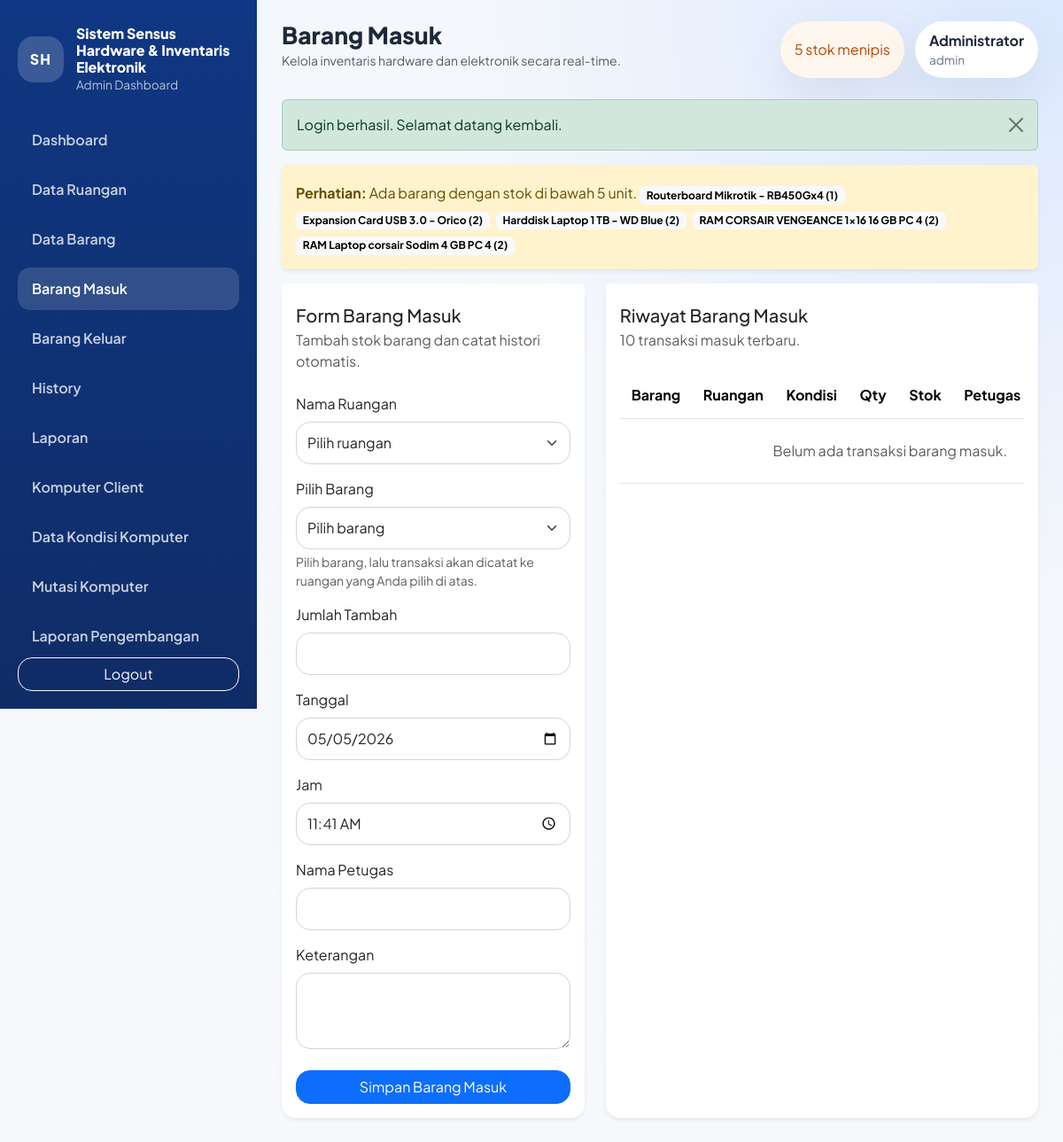
The page /modules/transaksi/masuk.php (signed in) on the database its author committed.
### tables this page shows
CREATE TABLE barang (
    id INT AUTO_INCREMENT PRIMARY KEY,
    kode_barang VARCHAR(50) NOT NULL UNIQUE,
    nama_barang VARCHAR(150) NOT NULL,
    ruangan_id INT NULL,
    tahun_inventaris YEAR NOT NULL,
    qty INT NOT NULL DEFAULT 0,
    label_barang VARCHAR(100) NOT NULL DEFAULT 'Lainnya',
    kondisi ENUM('Baik', 'Rusak', 'Perbaikan') NOT NULL DEFAULT 'Baik',
    keterangan TEXT NULL,
    created_at TIMESTAMP DEFAULT CURRENT_TIMESTAMP,
    CONSTRAINT fk_barang_ruangan FOREIGN KEY (ruangan_id) REFERENCES ruangan(id) ON UPDATE CASCADE
);

### includes/helpers.php (called while the page is built, shortened)
<?php
function url(string $path = ''): string
{
    $path = ltrim($path, '/');
    return BASE_URL . ($path !== '' ? '/' . $path : '');
}
function e(?string $value): string
{
    return htmlspecialchars((string) $value, ENT_QUOTES, 'UTF-8');
}
function get_flash(): ?array
{
    $flash = $_SESSION['flash'];
    return $flash;
}
function current_path(): string
{
    return str_replace('\\', '/', $_SERVER['PHP_SELF'] ?? '');
}
function is_active_menu(string $needle): bool
{
    return str_contains(current_path(), $needle);
}
function fetch_all(PDO $pdo, string $sql, array $params = []): array
{
    $statement = $pdo->prepare($sql);
    $statement->execute($params);
    return $statement->fetchAll();
}
function get_low_stock_items(PDO $pdo, int $limit = 5): array
{
    return fetch_all(
        $pdo,
        'SELECT b.nama_barang, b.qty
         FROM barang b
         WHERE b.qty < 5
         ORDER BY b.qty ASC, b.nama_barang ASC
         LIMIT ' . (int) $limit
    );
}

### includes/auth.php (called while the page is built, shortened)
<?php
function current_user_role(): string
{
    return $_SESSION['user']['role'] ?? 'admin';
}
function is_admin_user(): bool
{
    return current_user_role() === 'admin';
}
function current_user(): ?array
{
    return $_SESSION['user'] ?? null;
}

### modules/transaksi/masuk.php (the view, shortened to what this page needs)
<?php
require_once dirname(__DIR__, 2) . '/config/app.php';
$pageTitle = 'Barang Masuk';
$recentEntries = fetch_all(
    $pdo,
    'SELECT h.*, b.nama_barang, b.kondisi, b.keterangan AS keterangan_barang, COALESCE(h.ruangan_nama, r.nama_ruangan) AS nama_ruangan_transaksi
     FROM histori_barang h
     INNER JOIN barang b ON b.id = h.barang_id
     LEFT JOIN ruangan r ON r.id = h.ruangan_id
     WHERE h.tipe_transaksi = "masuk"
     ORDER BY h.tanggal DESC, h.jam DESC, h.id DESC
     LIMIT 10'
);
require_once BASE_PATH . '/includes/layout_top.php';
?>
<div class="row g-4">
    <div class="col-lg-5">
        <div class="card border-0 shadow-sm">
            <div class="card-header bg-white border-0 pt-4">
                <h5 class="mb-1">Form Barang Masuk</h5>
                <p class="text-muted mb-0">Tambah stok barang dan catat histori otomatis.</p>
            </div>
            <div class="card-body">
                <form method="post" class="room-filter-form">
                    <div class="mb-3">
                        <label class="form-label">Nama Ruangan</label>
                        <select name="ruangan_id" class="form-select" data-room-filter required>
                            <option value="">Pilih ruangan</option>
                        </select>
                    </div>
                    <div class="mb-3">
                        <label class="form-label">Pilih Barang</label>
                        <select name="barang_id" class="form-select" data-item-select required>
                            <option value="">Pilih barang</option>
                        </select>
                        <div class="form-text">Pilih barang, lalu transaksi akan dicatat ke ruangan yang Anda pilih di atas.</div>
                    </div>
                    <div class="mb-3">
                        <label class="form-label">Jumlah Tambah</label>
                        <input type="number" name="qty" class="form-control" min="1" required>
                    </div>
                    <div class="mb-3">
                        <label class="form-label">Tanggal</label>
                        <input type="date" name="tanggal" class="form-control" value="<?= e($_POST['tanggal'] ?? date('Y-m-d')); ?>" required>
                    </div>
                    <div class="mb-3">
                        <label class="form-label">Jam</label>
                        <input type="time" name="jam" class="form-control" value="<?= e($_POST['jam'] ?? date('H:i')); ?>" required>
                    </div>
                    <div class="mb-3">
                        <label class="form-label">Nama Petugas</label>
                        <input type="text" name="nama_pengguna" class="form-control" required>
                    </div>
                    <div class="mb-0">
                        <label class="form-label">Keterangan</label>
                        <textarea name="keterangan" class="form-control" rows="3"></textarea>
                    </div>
                    <button type="submit" class="btn btn-primary w-100 mt-4">Simpan Barang Masuk</button>
                </form>
            </div>
        </div>
    </div>
    <div class="col-lg-7">
        <div class="card border-0 shadow-sm h-100">
            <div class="card-header bg-white border-0 pt-4">
                <h5 class="mb-1">Riwayat Barang Masuk</h5>
                <p class="text-muted mb-0">10 transaksi masuk terbaru.</p>
            </div>
            <div class="card-body">
                <div class="table-responsive">
                    <table class="table align-middle">
                        <thead>
                            <tr>
                                <th>Barang</th>
                                <th>Ruangan</th>
                                <th>Kondisi</th>
                                <th>Qty</th>
                                <th>Stok</th>
                                <th>Petugas</th>
                            </tr>
                        </thead>
                        <tbody>
                            <?php if (!$recentEntries): ?>
                                <tr>
                                    <td colspan="8" class="text-center text-muted py-4">Belum ada transaksi barang masuk.</td>
                                </tr>
                            <?php endif; ?>
                        </tbody>
                    </table>
                </div>
            </div>
        </div>
    </div>
</div>
<?php require_once BASE_PATH . '/includes/layout_bottom.php'; ?>

### includes/layout_top.php (shortened to what this page needs)
<?php
$pageTitle = $pageTitle ?? APP_NAME;
$lowStockItems = get_low_stock_items($pdo);
$currentUser = current_user();
$flash = get_flash();
$isAdminUser = is_admin_user();
$showLowStockAlert = !is_active_menu('/modules/pengembangan/');
?><!doctype html>
<html lang="id">
<head>
    <link href="https://cdn.jsdelivr.net/npm/bootstrap@5.3.3/dist/css/bootstrap.min.css" rel="stylesheet">
    <link href="https://cdn.datatables.net/1.13.8/css/dataTables.bootstrap5.min.css" rel="stylesheet">
    <link href="https://cdn.datatables.net/responsive/2.5.0/css/responsive.bootstrap5.min.css" rel="stylesheet">
    <link href="<?= e(url('assets/css/style.css')); ?>" rel="stylesheet">
</head>
<body>
    <div class="app-shell">
        <aside class="sidebar d-none d-xl-flex flex-column">
            <div class="sidebar-brand">
                <div class="brand-mark">SH</div>
                <div>
                    <h1><?= e(APP_NAME); ?></h1>
                    <p>Admin Dashboard</p>
                </div>
            </div>
            <nav class="nav flex-column sidebar-nav">
                <?php if ($isAdminUser): ?>
                    <a class="nav-link <?= is_active_menu('/modules/dashboard/') ? 'active' : ''; ?>" href="<?= e(url('modules/dashboard/index.php')); ?>">Dashboard</a>
                    <a class="nav-link <?= is_active_menu('/modules/ruangan/') ? 'active' : ''; ?>" href="<?= e(url('modules/ruangan/index.php')); ?>">Data Ruangan</a>
                    <a class="nav-link <?= is_active_menu('/modules/barang/') ? 'active' : ''; ?>" href="<?= e(url('modules/barang/index.php')); ?>">Data Barang</a>
                    <a class="nav-link <?= is_active_menu('/modules/transaksi/masuk.php') ? 'active' : ''; ?>" href="<?= e(url('modules/transaksi/masuk.php')); ?>">Barang Masuk</a>
                    <a class="nav-link <?= is_active_menu('/modules/transaksi/keluar.php') ? 'active' : ''; ?>" href="<?= e(url('modules/transaksi/keluar.php')); ?>">Barang Keluar</a>
                    <a class="nav-link <?= is_active_menu('/modules/transaksi/history.php') ? 'active' : ''; ?>" href="<?= e(url('modules/transaksi/history.php')); ?>">History</a>
                    <a class="nav-link <?= is_active_menu('/modules/laporan/') ? 'active' : ''; ?>" href="<?= e(url('modules/laporan/index.php')); ?>">Laporan</a>
                    <a class="nav-link <?= is_active_menu('/modules/komputer/') ? 'active' : ''; ?>" href="<?= e(url('modules/komputer/index.php')); ?>">Komputer Client</a>
                    <a class="nav-link <?= is_active_menu('/modules/kondisi_komputer/') ? 'active' : ''; ?>" href="<?= e(url('modules/kondisi_komputer/index.php')); ?>">Data Kondisi Komputer</a>
                    <a class="nav-link <?= is_active_menu('/modules/mutasi_komputer/') ? 'active' : ''; ?>" href="<?= e(url('modules/mutasi_komputer/index.php')); ?>">Mutasi Komputer</a>
                <?php endif; ?>
                <a class="nav-link <?= is_active_menu('/modules/pengembangan/') ? 'active' : ''; ?>" href="<?= e(url('modules/pengembangan/index.php')); ?>">Laporan Pengembangan</a>
            </nav>
            <a href="<?= e(url('logout.php')); ?>" class="btn btn-outline-light mt-auto">Logout</a>
        </aside>
        <div class="content-wrapper">
            <header class="topbar">
                <div class="d-flex align-items-center gap-3">
                    <div>
                        <h2 class="mb-0"><?= e($pageTitle); ?></h2>
                        <small class="text-muted">Kelola inventaris hardware dan elektronik secara real-time.</small>
                    </div>
                </div>
                <div class="topbar-meta">
                    <?php if ($showLowStockAlert): ?>
                        <div class="alert-pill <?= $lowStockItems ? 'alert-low' : 'alert-safe'; ?>">
                            <?= $lowStockItems ? count($lowStockItems) . ' stok menipis' : 'Stok aman'; ?>
                        </div>
                    <?php endif; ?>
                    <div class="user-pill">
                        <strong><?= e($currentUser['nama'] ?? 'Admin'); ?></strong>
                        <span><?= e($currentUser['username'] ?? '-'); ?></span>
                    </div>
                </div>
            </header>
            <main class="page-content">
                <?php if ($flash): ?>
                    <div class="alert alert-<?= e($flash['type']); ?> alert-dismissible fade show">
                        <?= e($flash['message']); ?>
                        <button type="button" class="btn-close" data-bs-dismiss="alert"></button>
                    </div>
                <?php endif; ?>
                <?php if ($showLowStockAlert && $lowStockItems): ?>
                    <div class="alert alert-warning border-0 shadow-sm">
                        <strong>Perhatian:</strong> Ada barang dengan stok di bawah 5 unit.
                        <?php foreach ($lowStockItems as $item): ?>
                            <span class="badge text-bg-light me-1 mt-2"><?= e($item['nama_barang']); ?> (<?= e($item['qty']); ?>)</span>
                        <?php endforeach; ?>
                    </div>
                <?php endif; ?>

### assets/css/style.css (style rules this page uses)
:root { --bg-main: #f4f7fb; --bg-sidebar: linear-gradient(180deg, #103783 0%, #0f2c66 100%); --primary: #1b63ff; --primary-soft: #eaf1ff; --text-main: #1d2939; --text-soft: #667085; --border-soft: #e4e7ec; --card-shadow: 0 18px 55px rgba(16, 24, 40, 0.08); }
* { box-sizing: border-box; }
body { font-family: 'Plus Jakarta Sans', sans-serif; background: radial-gradient(circle at top right, #dbe8ff 0%, #f4f7fb 38%, #f7f9fc 100%); color: var(--text-main); overflow-x: hidden; }
.form-control, .form-select, .btn, .card, .modal-content { border-radius: 1rem; }
.form-control, .form-select { border-color: #d0d5dd; min-height: 48px; }
.app-shell { min-height: 100vh; display: flex; }
.sidebar { width: 290px; padding: 28px 20px; background: var(--bg-sidebar); color: #fff; position: sticky; top: 0; height: 100vh; }
.sidebar-brand { display: flex; gap: 14px; align-items: center; margin-bottom: 28px; }
.brand-mark { width: 52px; height: 52px; border-radius: 18px; display: grid; place-items: center; background: rgba(255, 255, 255, 0.18); font-weight: 800; letter-spacing: 0.08em; flex-shrink: 0; }
.sidebar-brand h1 { font-size: 1rem; margin: 0; font-weight: 800; }
.sidebar-brand p { margin: 0; color: rgba(255, 255, 255, 0.7); font-size: 0.85rem; }
.sidebar-nav { gap: 8px; }
.sidebar-nav .nav-link { color: rgba(255, 255, 255, 0.78); padding: 12px 16px; border-radius: 14px; font-weight: 600; }
.sidebar-nav .nav-link:hover, .sidebar-nav .nav-link.active { color: #fff; background: rgba(255, 255, 255, 0.14); }
.content-wrapper { flex: 1; min-width: 0; }
.topbar { padding: 24px 28px 0; display: flex; justify-content: space-between; align-items: flex-start; gap: 16px; flex-wrap: wrap; }
.topbar h2 { font-size: 1.65rem; font-weight: 800; }
.topbar-meta { display: flex; gap: 12px; flex-wrap: wrap; }
.alert-pill, .user-pill { border-radius: 999px; padding: 10px 16px; background: #fff; box-shadow: var(--card-shadow); display: flex; align-items: center; gap: 8px; }
.alert-low { color: #b54708; background: #fff7ed; }
.user-pill { flex-direction: column; align-items: flex-start; gap: 0; }
.user-pill span { color: var(--text-soft); font-size: 0.85rem; }
.page-content { padding: 24px 28px 28px; }
.card { border: 1px solid rgba(16, 24, 40, 0.04); box-shadow: var(--card-shadow); }
.card-header { background: transparent; }
.table > :not(caption) > * > * { padding: 0.9rem 0.8rem; vertical-align: middle; }
.table td, .table th { white-space: normal; }
.table-responsive { border-radius: 18px; }

### rows shown on the page
barang: nama_barang "Routerboard Mikrotik - RB450Gx4", qty "1"
barang: nama_barang "Expansion Card USB 3.0 - Orico", qty "2"
barang: nama_barang "Harddisk Laptop 1 TB - WD Blue", qty "2"
barang: nama_barang "RAM CORSAIR VENGEANCE 1x16 16 GB PC 4", qty "2"
barang: nama_barang "RAM Laptop corsair Sodim 4 GB PC 4", qty "2"

### other values the page prints
APP_NAME "Sistem Sensus Hardware & Inventaris Elektronik"
$pageTitle "Barang Masuk"
count($lowStockItems) "5"
$currentUser['nama'] "Administrator"
$currentUser['username'] "admin"
$flash['message'] "Login berhasil. Selamat datang kembali."
